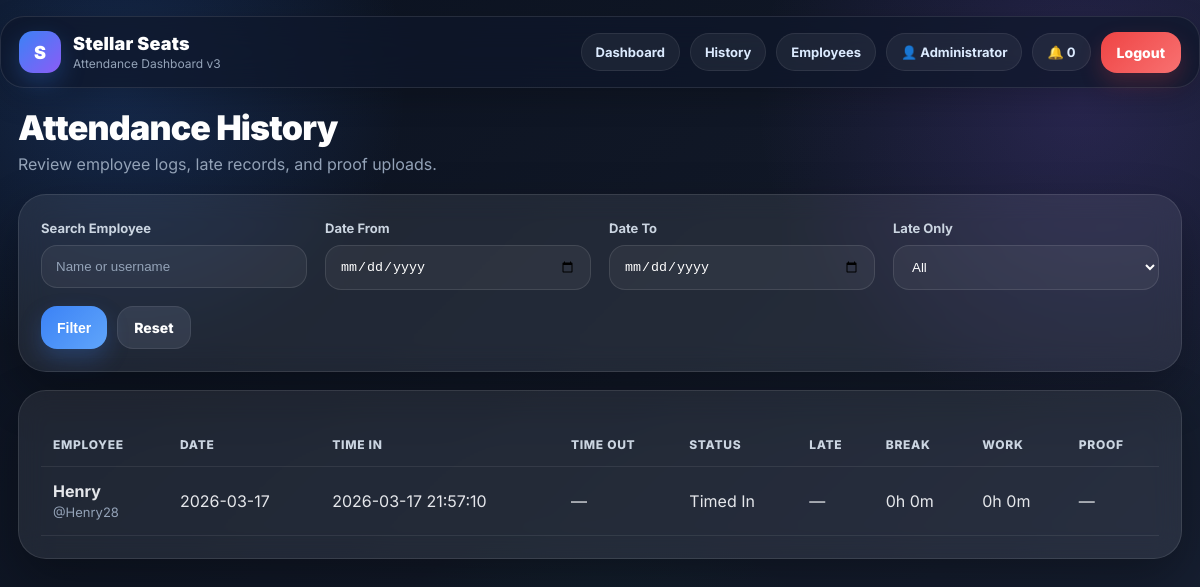
Page /admin/history (signed in) on the committed database.
### tables this page shows
CREATE TABLE users (
            id INTEGER PRIMARY KEY AUTOINCREMENT,
            full_name TEXT NOT NULL,
            username TEXT NOT NULL UNIQUE,
            password_hash TEXT NOT NULL,
            role TEXT NOT NULL DEFAULT 'employee',
            profile_image TEXT,
            created_at TEXT NOT NULL
        , department TEXT DEFAULT 'Stellar Seats', position TEXT DEFAULT 'Employee', is_active INTEGER NOT NULL DEFAULT 1, shift_start TEXT DEFAULT '09:00');

CREATE TABLE attendance (
            id INTEGER PRIMARY KEY AUTOINCREMENT,
            user_id INTEGER NOT NULL,
            work_date TEXT NOT NULL,
            time_in TEXT,
            time_out TEXT,
            status TEXT DEFAULT 'Offline',
            proof_file TEXT,
            notes TEXT,
            created_at TEXT NOT NULL,
            updated_at TEXT NOT NULL, late_flag INTEGER NOT NULL DEFAULT 0, late_minutes INTEGER NOT NULL DEFAULT 0,
            FOREIGN KEY (user_id) REFERENCES users (id)
        );

### app.py (the view)
@app.route("/admin/history")
@login_required(role="admin")
def admin_history():
    db = get_db()
    search = request.args.get("search", "").strip()
    late_only = request.args.get("late_only", "").strip()
    date_from = request.args.get("date_from", "").strip()
    date_to = request.args.get("date_to", "").strip()
    sql = """
        SELECT a.*, u.full_name, u.username
        FROM attendance a
        JOIN users u ON u.id = a.user_id
        WHERE 1=1
    """
    params = []
    if search:
        sql += " AND (LOWER(u.full_name) LIKE ? OR LOWER(u.username) LIKE ?)"
        s = f"%{search.lower()}%"
        params.extend([s, s])
    if late_only == "1":
        sql += " AND a.late_flag = 1"
    if date_from:
        sql += " AND a.work_date >= ?"
        params.append(date_from)
    if date_to:
        sql += " AND a.work_date <= ?"
        params.append(date_to)
    sql += " ORDER BY a.work_date DESC, a.id DESC LIMIT 200"
    rows = db.execute(sql, params).fetchall()
    enriched = []
    for row in rows:
        enriched.append({
            "row": row,
            "break_minutes": total_break_minutes(row["id"]),
            "work_minutes": total_work_minutes(row)
        })
    return render_template(
        "admin_history.html",
        records=enriched,
        search=search,
        late_only=late_only,
        date_from=date_from,
        date_to=date_to,
        minutes_to_hm=minutes_to_hm
    )

### app.py (called while the page is built, shortened)
def get_db():
    if "db" not in g:
        g.db = sqlite3.connect(DATABASE)
        g.db.row_factory = sqlite3.Row
    return g.db

def login_required(role=None):
    def decorator(f):
        @wraps(f)
        def wrapped(*args, **kwargs):
            if "user_id" not in session:
                flash("Please log in first.", "warning")
                return redirect(url_for("login"))
            if role and session.get("role") != role:
                flash("Access denied.", "danger")
                if session.get("role") == "admin":
                    return redirect(url_for("admin_dashboard"))
                return redirect(url_for("dashboard"))
            return f(*args, **kwargs)
        return wrapped
    return decorator

def get_user_by_id(user_id):
    db = get_db()
    return db.execute("SELECT * FROM users WHERE id = ?", (user_id,)).fetchone()

def total_break_minutes(attendance_id):
    db = get_db()
    breaks = db.execute("""
        SELECT * FROM breaks
        WHERE attendance_id = ?
        ORDER BY id ASC
    """, (attendance_id,)).fetchall()
    total_minutes = 0
    for br in breaks:
        if br["break_start"] and br["break_end"]:
            start = datetime.strptime(br["break_start"], "%Y-%m-%d %H:%M:%S")
            end = datetime.strptime(br["break_end"], "%Y-%m-%d %H:%M:%S")
            total_minutes += int((end - start).total_seconds() // 60)
    return total_minutes

def total_work_minutes(attendance_row):
    if not attendance_row or not attendance_row["time_in"] or not attendance_row["time_out"]:
        return 0

def minutes_to_hm(minutes):
    h = minutes // 60
    m = minutes % 60
    return f"{h}h {m}m"

@app.context_processor
def inject_globals():
    user = None
    unread_count = 0
    if session.get("user_id"):
        user = get_user_by_id(session["user_id"])
        db = get_db()
        unread = db.execute("""
            SELECT COUNT(*) AS cnt FROM notifications
            WHERE user_id = ? AND is_read = 0
        """, (session["user_id"],)).fetchone()
        unread_count = unread["cnt"] if unread else 0
    return dict(
        current_user=user,
        unread_count=unread_count,
        is_image=is_image
    )

### templates/admin_history.html (shortened to what this page needs)
{% extends "base.html" %}
{% block content %}
<div class="hero">
    <div>
        <h1>Attendance History</h1>
        <p class="muted" style="margin-top:8px;">Review employee logs, late records, and proof uploads.</p>
    </div>
</div>
<div class="card" style="margin-bottom:18px;">
    <form method="GET">
        <div class="grid grid-4">
            <div>
                <label>Search Employee</label>
                <input class="input" type="text" name="search" value="{{ search }}" placeholder="Name or username">
            </div>
            <div>
                <label>Date From</label>
                <input class="input" type="date" name="date_from" value="{{ date_from }}">
            </div>
            <div>
                <label>Date To</label>
                <input class="input" type="date" name="date_to" value="{{ date_to }}">
            </div>
            <div>
                <label>Late Only</label>
                <select class="input" name="late_only">
                    <option value="">All</option>
                </select>
            </div>
        </div>
        <div class="top-actions" style="margin-top:16px;">
            <button class="btn btn-primary" type="submit">Filter</button>
            <a class="btn btn-gray" href="{{ url_for('admin_history') }}">Reset</a>
        </div>
    </form>
</div>
<div class="card">
    {% if records %}
        <div style="overflow-x:auto;">
            <table>
                <thead>
                    <tr>
                        <th>Employee</th>
                        <th>Date</th>
                        <th>Time In</th>
                        <th>Time Out</th>
                        <th>Status</th>
                        <th>Late</th>
                        <th>Break</th>
                        <th>Work</th>
                        <th>Proof</th>
                    </tr>
                </thead>
                <tbody>
                    {% for item in records %}
                    <tr>
                        <td>
                            <strong>{{ item.row.full_name }}</strong><br>
                            <span class="small muted">@{{ item.row.username }}</span>
                        </td>
                        <td>{{ item.row.work_date }}</td>
                        <td>{{ item.row.time_in or '—' }}</td>
                        <td>{{ item.row.time_out or '—' }}</td>
                        <td>{{ item.row.status }}</td>
                        <td>
                            {% if item.row.late_flag == 1 %}
                                <span class="status status-red">{{ item.row.late_minutes }} min</span>
                            {% else %}
                                —
                            {% endif %}
                        </td>
                        <td>{{ minutes_to_hm(item.break_minutes) }}</td>
                        <td>{{ minutes_to_hm(item.work_minutes) }}</td>
                        <td>
                            {% if item.row.proof_file %}
                                {% if is_image(item.row.proof_file) %}
                                    <a href="{{ url_for('uploaded_file', filename=item.row.proof_file) }}" target="_blank">
                                        <img src="{{ url_for('uploaded_file', filename=item.row.proof_file) }}" class="proof-preview" style="width:58px;height:58px;border-radius:12px;">
                                    </a>
                                {% else %}
                                    <a href="{{ url_for('uploaded_file', filename=item.row.proof_file) }}" target="_blank">View</a>
                                {% endif %}
                            {% else %}
                                —
                            {% endif %}
                        </td>
                    </tr>
                    {% endfor %}
                </tbody>
            </table>
        </div>
    {% else %}
        <p class="muted">No attendance records found.</p>
    {% endif %}
</div>
{% endblock %}

### templates/base.html (shortened to what this page needs)
<!DOCTYPE html>
<html lang="en">
<head>
</head>
<body>
{% if session.get('user_id') %}
<div class="navbar">
    <div class="brand-wrap">
        <div class="brand-logo">S</div>
        <div class="brand">
            <div class="brand-title">Stellar Seats</div>
            <div class="brand-sub">Attendance Dashboard v3</div>
        </div>
    </div>
    <div class="nav-right">
        {% if session.get('role') == 'admin' %}
            <a class="pill-link" href="{{ url_for('admin_dashboard') }}">Dashboard</a>
            <a class="pill-link" href="{{ url_for('admin_history') }}">History</a>
            <a class="pill-link" href="{{ url_for('manage_employees') }}">Employees</a>
        {% else %}
            <a class="pill-link" href="{{ url_for('dashboard') }}">Dashboard</a>
            <a class="pill-link" href="{{ url_for('employee_history') }}">History</a>
            <a class="pill-link" href="{{ url_for('employee_profile') }}">Profile</a>
        {% endif %}
        <span class="pill-link">👤 {{ session.get('full_name') }}</span>
        <span class="pill-link">🔔 {{ unread_count }}</span>
        <a class="btn btn-danger" href="{{ url_for('logout') }}">Logout</a>
    </div>
</div>
{% endif %}
<div class="page-shell">
    <div class="container">
        {% block content %}{% endblock %}
    </div>
</div>
</body>
</html>

### templates/base.html (style rules this page uses)
:root { --bg-1: #0b1220; --bg-2: #111827; --bg-3: #172033; --card: rgba(255,255,255,0.08); --card-2: rgba(255,255,255,0.06); --border: rgba(255,255,255,0.10); --text: #e5e7eb; --muted: #94a3b8; --white: #ffffff; --blue: #3b82f6; --blue-2: #60a5fa; --green: #10b981; --yellow: #f59e0b; --red: #ef4444; --purple: #8b5cf6; --shadow: 0 20px 50px rgba(0,0,0,0.30); --radius-xl: 28px; --radius-lg: 20px; --radius-md: 16px; --radius-sm: 12px; }
* { box-sizing: border-box; margin: 0; padding: 0; }
html { scroll-behavior: smooth; }
body { font-family: 'Inter', sans-serif; color: var(--text); min-height: 100vh; background: radial-gradient(circle at 10% 10%, rgba(59,130,246,0.20), transparent 22%), radial-gradient(circle at 90% 12%, rgba(139,92,246,0.18), transparent 25%), radial-gradient(circle at 50% 100%, rgba(16,185,129,0.10), transparent 30%), linear-gradient(135deg, var(--bg-1), var(--bg-2), var(--bg-3)); }
a { color: inherit; text-decoration: none; }
.page-shell { max-width: 1450px; margin: 0 auto; padding: 0 18px 40px; }
.navbar { position: sticky; top: 0; z-index: 100; margin: 16px auto 0; max-width: 1450px; padding: 14px 18px; display: flex; justify-content: space-between; align-items: center; gap: 16px; background: rgba(15, 23, 42, 0.72); border: 1px solid rgba(255,255,255,0.10); border-radius: 24px; backdrop-filter: blur(18px); box-shadow: 0 10px 30px rgba(0,0,0,0.20); }
.brand-wrap { display: flex; align-items: center; gap: 12px; }
.brand-logo { width: 42px; height: 42px; border-radius: 14px; display: grid; place-items: center; font-size: 18px; font-weight: 900; color: white; background: linear-gradient(135deg, var(--blue), var(--purple)); box-shadow: 0 10px 24px rgba(59,130,246,0.28); }
.brand { display: flex; flex-direction: column; line-height: 1.1; }
.brand-title { font-size: 18px; font-weight: 900; color: var(--white); letter-spacing: 0.2px; }
.brand-sub { font-size: 12px; color: var(--muted); margin-top: 4px; }
.nav-right { display: flex; align-items: center; gap: 10px; flex-wrap: wrap; justify-content: flex-end; }
.pill-link { padding: 10px 14px; border-radius: 999px; background: rgba(255,255,255,0.06); border: 1px solid rgba(255,255,255,0.08); font-size: 13px; font-weight: 700; color: #dbeafe; transition: 0.18s ease; }
.container { margin-top: 22px; }
.card { background: var(--card); border: 1px solid var(--border); border-radius: var(--radius-xl); padding: 22px; box-shadow: var(--shadow); backdrop-filter: blur(14px); }
.grid { display: grid; gap: 18px; }
.grid-4 { grid-template-columns: repeat(4, minmax(0, 1fr)); }
.hero { display: flex; justify-content: space-between; align-items: center; gap: 18px; margin-bottom: 20px; }
.hero h1 { font-size: 34px; line-height: 1.05; font-weight: 900; color: var(--white); letter-spacing: -0.8px; }
.muted { color: var(--muted); }
.small { font-size: 13px; }
.btn { border: none; border-radius: 16px; padding: 12px 16px; font-weight: 800; font-size: 14px; cursor: pointer; transition: 0.18s ease; display: inline-flex; align-items: center; justify-content: center; gap: 8px; }
.btn-primary { background: linear-gradient(135deg, var(--blue), var(--blue-2)); color: white; box-shadow: 0 10px 22px rgba(59,130,246,0.25); }
.btn-danger { background: linear-gradient(135deg, #ef4444, #f87171); color: white; box-shadow: 0 10px 22px rgba(239,68,68,0.22); }
.btn-gray { background: rgba(148,163,184,0.16); color: white; border: 1px solid rgba(255,255,255,0.08); }
.input, .textarea, .file-input, select { width: 100%; border: 1px solid rgba(255,255,255,0.10); background: rgba(255,255,255,0.05); color: white; padding: 13px 14px; border-radius: 16px; outline: none; margin-top: 8px; transition: 0.18s ease; }
.input::placeholder, .textarea::placeholder { color: #94a3b8; }
select { appearance: auto; color: white; background: rgba(255,255,255,0.05); }
select option { background: #172033; color: white; }
label { font-size: 13px; color: #cbd5e1; font-weight: 700; }
.top-actions { display: flex; flex-wrap: wrap; gap: 10px; }
table { width: 100%; border-collapse: collapse; margin-top: 10px; overflow: hidden; }
th, td { padding: 14px 12px; border-bottom: 1px solid rgba(255,255,255,0.08); text-align: left; vertical-align: middle; }
th { color: #cbd5e1; font-size: 12px; text-transform: uppercase; letter-spacing: 0.7px; font-weight: 800; }

### rows in the picture
users: get "Administrator"
users: row.full_name "Henry", row.username "Henry28"
attendance: row.work_date "2026-03-17", row "2026-03-17 21:57:10", row.status "Timed In"

### other values in the picture
{{ unread_count }} "0"
{{ item.row.time_out or '—' }} "—"
{{ minutes_to_hm(item.break_minutes) }} "0h 0m"
{{ minutes_to_hm(item.work_minutes) }} "0h 0m"
